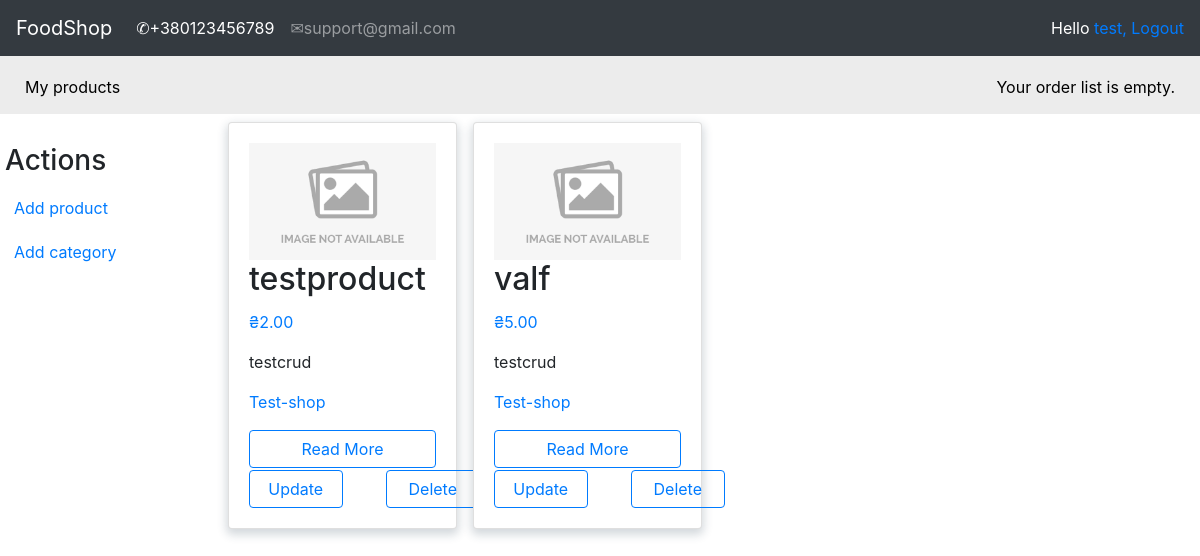
/account/my_products/ (signed in), run on an earlier commit of the app's database.
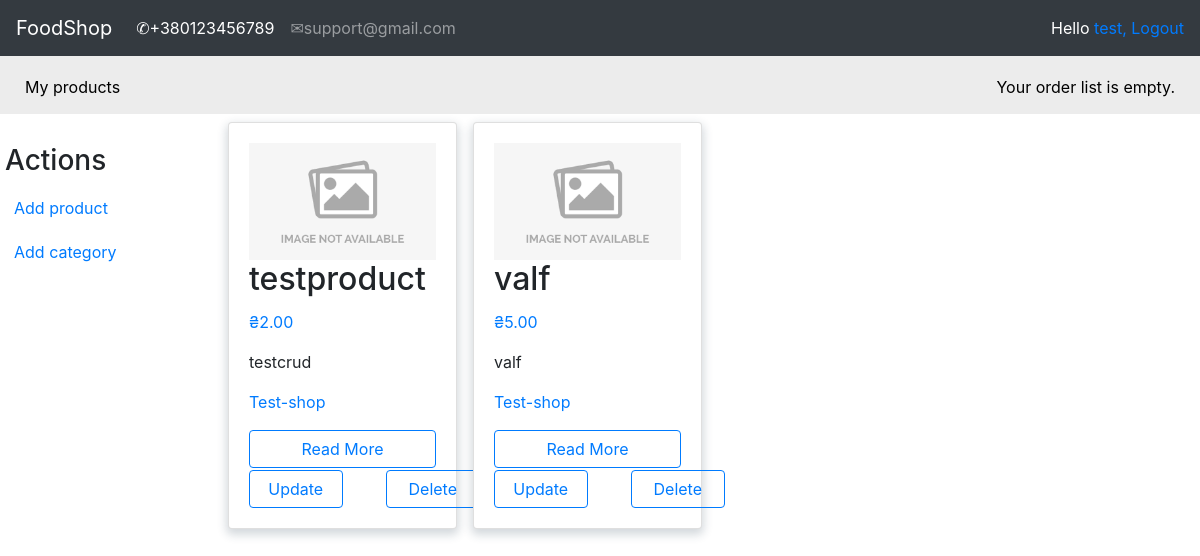
And on a later commit of the database.
### shop/models.py (models this page shows, shortened)
class Product(models.Model):
    shop = models.ForeignKey(Shop, on_delete=models.CASCADE)
    category = models.ForeignKey(Category, on_delete=models.CASCADE)
    name = models.CharField(max_length=150, db_index=True)
    slug = models.SlugField(max_length=150, db_index=True)
    image = models.ImageField(upload_to='image_products/%Y/%d/%m', default='image_products/no_img.png')
    description = models.TextField(blank=True)
    price = models.DecimalField(max_digits=10, decimal_places=2)
    available = models.BooleanField(default=True)
    created = models.DateTimeField(auto_now_add=True)
    updated = models.DateTimeField(auto_now=True)
    objects = ProductManager()
    class Meta:
        ordering = ('name',)
        index_together = (('id', 'slug'),)
        default_related_name = "products"
    def get_absolute_url(self):
        return reverse('product_detail',
                       args=[self.id, self.slug])
    def get_shop_slug(self):
        shop = Shop.objects.get(name=self.shop)
        shop = shop.slug
        return reverse('product_list_by_shop',
                       args=[shop])

class Category(models.Model):
    name = models.CharField(max_length=150, db_index=True)
    slug = models.SlugField(max_length=150, db_index=True, unique=True)
    class Meta:
        ordering = ('name',)
        default_related_name = "category"
    def __str__(self):
        return self.name

class Shop(models.Model):
    owner = models.OneToOneField(settings.AUTH_USER_MODEL, on_delete=models.CASCADE)
    name = models.CharField(max_length=150, db_index=True)
    slug = models.SlugField(max_length=150, db_index=True, unique=True)
    class Meta:
        ordering = ('name',)
        default_related_name = "shop"
    def __str__(self):
        return self.name

### account/decorators.py (the view)
    def wrapper_func(request, *args, **kwargs):
        group = None
        if request.user.groups.exists():
            group = request.user.groups.filter(name='entrepreneur').exists()
        if group:
            return view_func(request, *args, **kwargs)
        else:
            return redirect('product_list')

### account/templatetags/custom_tags.py (called while the page is built)
@register.filter(name='has_group')
def has_group(user, group_name):
    return user.groups.filter(name=group_name).exists()

@register.filter(name='has_shop')
def has_shop(user, shop_name):
    if Shop.objects.filter(owner=user):
        if Shop.objects.get(owner=user).name == shop_name.name:
            return shop_name.name
    else:
        return None

### account/views.py (called while the page is built)
@login_required
@entrepreneur_only
def myProducts(request):
    shop = Shop.objects.get(owner=request.user)
    products = Product.objects.filter(shop=shop)
    context = {"products": products}
    return render(request, 'registration/CRUD/my_products.html', context)

### orderlist/context_processors.py (called while the page is built)
def orderlist(request):
    return {'orderlist': OrderList(request)}

### orderlist/orderlist.py (called while the page is built)
    def __len__(self):
        return sum(item['count'] for item in self.orderlist.values())

### templates/registration/CRUD/my_products.html (shortened to what this page needs)
{% extends 'shop/base.html' %}
{% load custom_tags %}
{% load static %}
{% block context %}
<div id="sidebar">
        <h3 style="margin-left: 5px">Actions</h3>
        <ul>
            <li>
                <a href="{% url 'create_product' %}">Add product</a>
            </li>
            <li>
                <a href="{% url 'create_category' %}">Add category</a>
            </li>
        </ul>
    </div>
{% if products %}
<div class="row">
      {% for product in products %}
        <div class="post-item col-12 col-sm-6 col-md-6 col-lg-3 p-2">
          <div class="card h-100 card-product">
            <div class="card-body card-flex">
              <img src="{{ product.image.url }}" style="width:100%; height:100%">
              <h2 class="card-title">{{ product.name }}</h2>
              <p class="text-primary">₴{{ product.price}}</p>
              <p class="card-text">{{product.category|safe | truncatewords:10 }}</p>
              <p class="card-text"><a href="{{ product.get_shop_slug }}">
                  {{product.shop|safe | truncatewords:10 }}</a></p>
              <a href="{{ product.get_absolute_url }}" style="width:100%" class="btn btn-outline-primary">Read More</a>
              {% if request.user.is_authenticated %}
                {% if request.user|has_shop:product.shop %}
                <a href="{% url 'delete_product' product.id product.slug %}" style="width:50%; margin-left: 137px;
                                                                                  margin-top: 2px; margin-bottom: -38px"
                   class="btn btn-outline-primary">Delete</a>
                <a href="{% url 'update_product' product.id product.slug %}" style="width:50%"
                   class="btn btn-outline-primary">Update</a>
                {% endif %}
              {% endif %}
            </div>
          </div>
        </div>
      {% endfor %}
    </div>
{% else %}
<p style="font-style:oblique; font-size: 400%">Sorry, there are no products in this collection.</p>
{% endif %}
{% endblock %}

What changed in the data, as far as the page shows it:
changed Product "valf": category "testcrud" → "valf"
